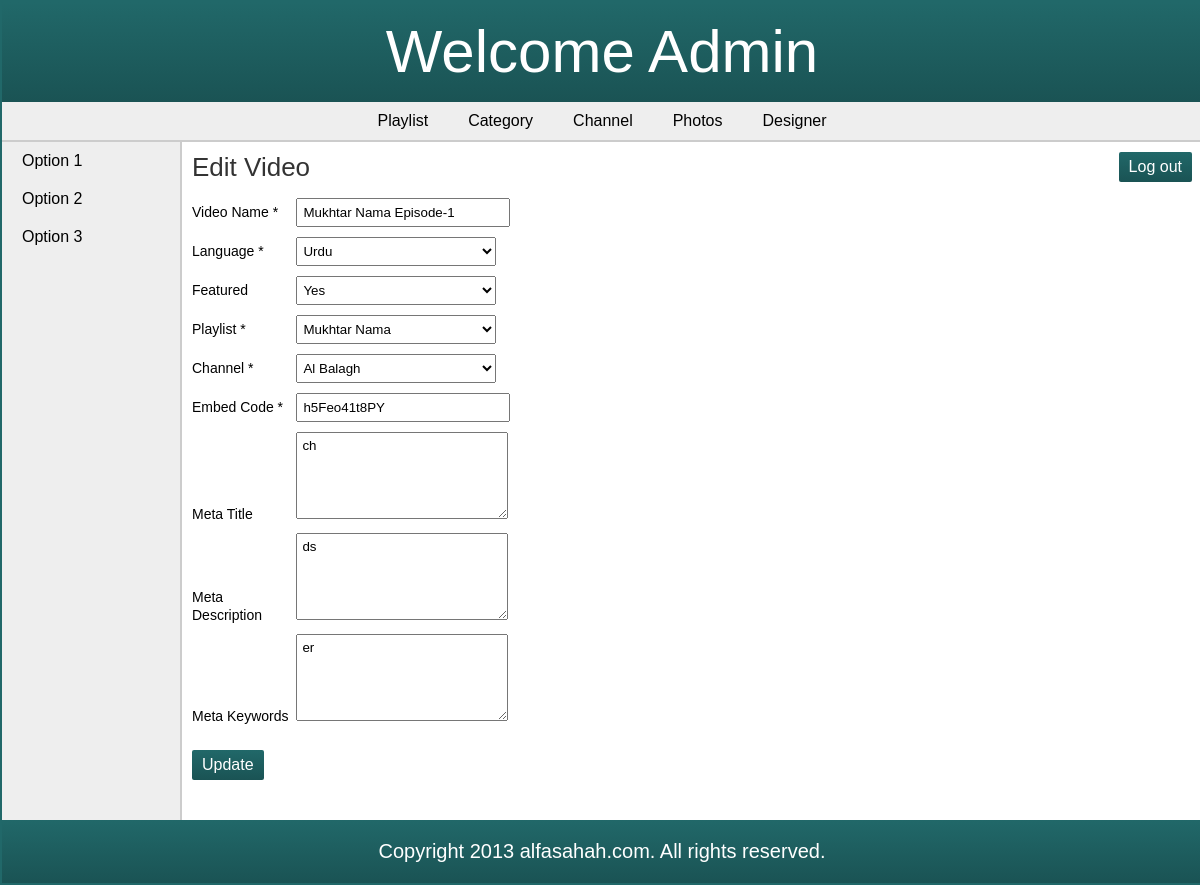
The page /admin/edit_video.php?id=5 on the database its author committed.
### tables this page shows
CREATE TABLE IF NOT EXISTS `videos` (
  `video_id` int(11) NOT NULL AUTO_INCREMENT,
  `video_name` varchar(100) NOT NULL,
  `embed_code` varchar(1000) NOT NULL,
  `language` varchar(50) NOT NULL,
  `featured` tinyint(1) NOT NULL,
  `playlist_id` int(11) NOT NULL,
  `channel_id` int(11) NOT NULL,
  `meta_title` varchar(100) DEFAULT NULL,
  `meta_desc` varchar(1000) DEFAULT NULL,
  `meta_keyword` varchar(1000) DEFAULT NULL,
  PRIMARY KEY (`video_id`),
  KEY `playlist_id` (`playlist_id`),
  KEY `channel_id` (`channel_id`)
);

### admin/edit_video.php (the view, shortened to what this page needs)
<?php
	require('../includes/config.php');
	if(isset($_GET['id'])) {
		$id = $_GET['id'];
	}
	else {
		echo "No Video was selected. Go back and select the video to edit.";
		die();
	}
	$query_selectVideo = "SELECT *,videos.featured,videos.meta_title,videos.meta_desc,videos.meta_keyword
							FROM videos
							INNER JOIN playlist ON playlist.playlist_id=videos.playlist_id
							INNER JOIN channel ON channel.channel_id=videos.channel_id
							WHERE video_id=$id";
	$result_selectVideo = $con->query($query_selectVideo);
	$row_selectVideo = $result_selectVideo->fetch_array();
	$query_selectPlaylist = "SELECT playlist_id, playlist_name FROM playlist ORDER BY playlist_id DESC";
	$result_selectPlaylist = $con->query($query_selectPlaylist);
	$query_selectChannel = "SELECT channel_id, channel_name FROM channel ORDER BY channel_name ASC";
	$result_selectChannel = $con->query($query_selectChannel);
	$err_videoName = $err_language = $err_playlist = $err_channel = $err_embedCode = $gen_error = "";
?>
<!doctype html>
<html>
<head>
	<link rel="stylesheet" href="../includes/main_style.css" >
</head>
<body>
	<?php
		include("../includes/header_admin.inc.php");
		include("../includes/nav_admin.inc.php");
		include("../includes/aside_admin.inc.php");
	?>
	<section>
		<h1>Edit Video</h1>
	<form action="" method="POST" enctype="multipart/form-data" class="form">
	<ul class="form-list">
		<li>
			<div class="label-block"> <label for="videoName">Video Name *</label> </div>
			<div class="input-box"><input type="text" name="txtVideoName" id="videoName" placeholder="Title of the Video" value="<?php echo $row_selectVideo['video_name']; ?>" /> </div> <span class="error_message"><?php echo $err_videoName; ?></span>
		</li>
		<li>
			<div class="label-block"> <label for="cmbLanguage">Language *</label> </div>
			<div class="input-box"><select name="cmbLanguage" data-rule-required="true" id="cmbLanguage">
			<option value="URDU" <?php if($row_selectVideo['language'] == "URDU"){ echo "selected"; } ?> >Urdu</option>
		</select></div> <span class="error_message"><?php echo $err_language; ?></span>
		</li>
		<li>
			<div class="label-block"> <label for="featured">Featured</label> </div>
			<div class="input-box"><select name="featured" data-rule-required="true" id="featured">
			<option value="1" <?php if($row_selectVideo['featured'] == 1){ echo "selected"; } ?>> Yes </option>
		</select></div>
		</li>
		<li>
			<div class="label-block"> <label for="cmbPlaylist">Playlist *</label> </div>
			<div class="input-box"><select name="cmbPlaylist" data-rule-required="true" id="cmbPlaylist">
			<?php while($row_selectPlaylist = $result_selectPlaylist->fetch_array()){ ?>
				<option value="<?php echo $row_selectPlaylist['playlist_id']; ?>" <?php if($row_selectVideo['playlist_id'] == $row_selectPlaylist['playlist_id']){ echo "selected";} ?>><?php echo $row_selectPlaylist['playlist_name']; ?></option>
			<?php } ?>
		</select></div> <span class="error_message"><?php echo $err_playlist; ?></span>
		</li>
		<li>
			<div class="label-block"> <label for="cmbChannel">Channel *</label> </div>
			<div class="input-box"><select name="cmbChannel" data-rule-required="true" id="cmbChannel">
			<?php while($row_selectChannel = $result_selectChannel->fetch_array()){ ?>
				<option value="<?php echo $row_selectChannel['channel_id']; ?>" <?php if($row_selectVideo['channel_id'] == $row_selectChannel['channel_id']){ echo "selected";} ?>><?php echo $row_selectChannel['channel_name']; ?></option>
			<?php } ?>
		</select></div> <span class="error_message"><?php echo $err_channel; ?></span>
		</li>
		<li>
			<div class="label-block"> <label for="embedCode">Embed Code *</label> </div>
			<div class="input-box"><input type="text" name="txtEmbedCode" id="embedCode" placeholder="Embed code of the Video" value="<?php echo $row_selectVideo['embed_code']; ?>" /> </div> <span class="error_message"><?php echo $err_embedCode; ?></span>
		</li>
		<li>
			<div class="label-block"> <label for="metaTitle">Meta Title</label> </div>
			<div class="input-box"><textarea name="txtMetaTitle" id="metaTitle" rows="5" placeholder="Meta Title"><?php echo $row_selectVideo['meta_title']; ?></textarea> </div>
		</li>
		<li>
			<div class="label-block"> <label for="metaDesc">Meta Description</label> </div>
			<div class="input-box"><textarea name="txtMetaDesc" id="metaTitle" rows="5" placeholder="Meta Description"><?php echo $row_selectVideo['meta_desc']; ?></textarea> </div>
		</li>
		<li>
			<div class="label-block"> <label for="metaKey">Meta Keywords</label> </div>
			<div class="input-box"><textarea name="txtMetaKey" id="metaKey" rows="5" placeholder="Meta Keywords"><?php echo $row_selectVideo['meta_keyword']; ?></textarea> </div>
		</li>
		<li>
			<input type="submit" value="Update" class="submit_button" /> <span class="error_message"><?php echo $gen_error; ?></span>
		</li>
	</ul>
	</form>
	</section>
	<?php
		include("../includes/footer_admin.inc.php");
	?>
</body>
</html>

### includes/main_style.css (style rules this page uses)
* { font-family: arial,sans-serif; margin:0px; padding:0px; }
body { width:1200px; margin:auto; border:2px solid #216869; }
li { list-style:none; margin:0px; }
label { margin:5px 0px; font-size:14px; }
.label-block { display:inline-block; width:100px; }
.input-box { display:inline-block; margin:5px 0px; }
.input-box input { width:200px; padding:5px 5px; margin:auto; }
.input-box textarea { width:200px; height:75px; padding:5px 5px; }
.input-box select { padding:5px 2px; width:200px; margin:auto; }
.submit_button { font-size:16px; margin-top:20px; margin-right:20px; padding:6px 10px; background:-webkit-linear-gradient(top,#216869,#1a5354); background: -moz-linear-gradient(top,#216869,#1a5354); filter: progid:DXImageTransform.Microsoft.Gradient(GradientType=0,StartColorStr='#216869',EndColorStr='#1a5354'); -ms-filter: "progid:DXImageTransform.Microsoft.Gradient(GradientType=0,StartColorStr='#216869',EndColorStr='#1a5354')"; background: -ms-linear-gradient(#216869, #1a5354); background-image:-webkit-gradient(linear, 50% 0%, 50% 100%, color-stop(0%, #216869), color-stop(100%, #1a5354)); border:none; color:white; -webkit-border-radius:2px; }
section { width:1000px; padding:10px; padding-bottom:40px; }
section h1 { margin-bottom:10px; font-weight:normal; color:#333; font-size: 26px; }

### rows shown on the page
videos: txtVideoName "Mukhtar Nama Episode-1", cmbLanguage "Urdu", featured "Yes", txtEmbedCode "h5Feo41t8PY", txtMetaTitle "ch", txtMetaDesc "ds", txtMetaKey "er"

### other values the page prints
form field cmbPlaylist "Mukhtar Nama"
form field cmbChannel "Al Balagh"
